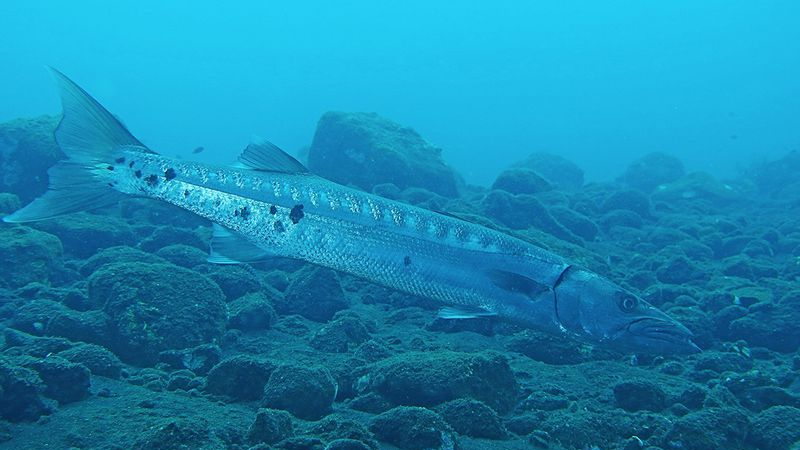
%> input picture Sample_Dataset/SAUD/Benchmark/Raw/group_1/1.png, 800 x 450 px
$ octave --eval "result = UISM(imread('../../Sample_Dataset/SAUD/Benchmark/Raw/group_1/1.png'));"   (GNU Octave 9; MATLAB toolbox functions it lacks are replaced by stand-ins)
%> lines starting %> are read from the running program, lines starting %| are printed output that depends on the picture
function F_EQ = UISM(img)
Ir = double(img(:,:,1));
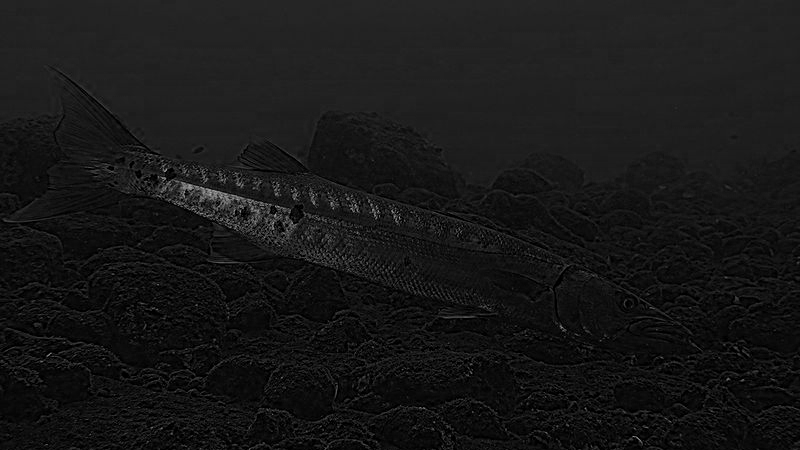
%> Ir: size 450x800 double; min 0, max 173, mean 22.9
Ig = double(img(:,:,2));
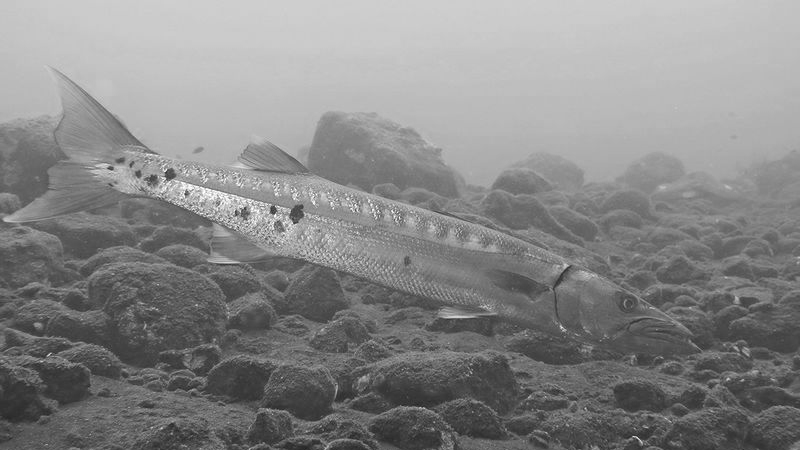
%> Ig: size 450x800 double; min 33, max 255, mean 134.8
Ib = double(img(:,:,3));
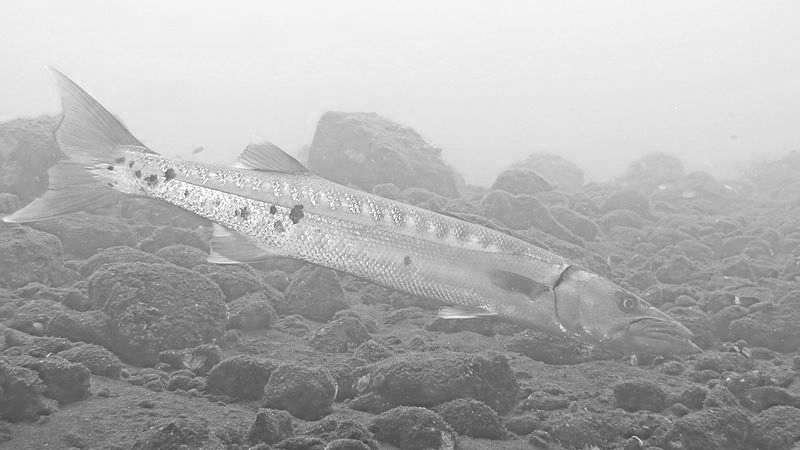
%> Ib: size 450x800 double; min 60, max 255, mean 175.4

hx=[1 2 1; 0 0 0 ; -1 -2 -1];
hy=[-1 0 1; -2 0 2; -1 0 1];

SobelR = abs(imfilter(Ir, hx, 'replicate', 'same', 'conv') + ...
            imfilter(Ir, hy, 'replicate', 'same', 'conv'));
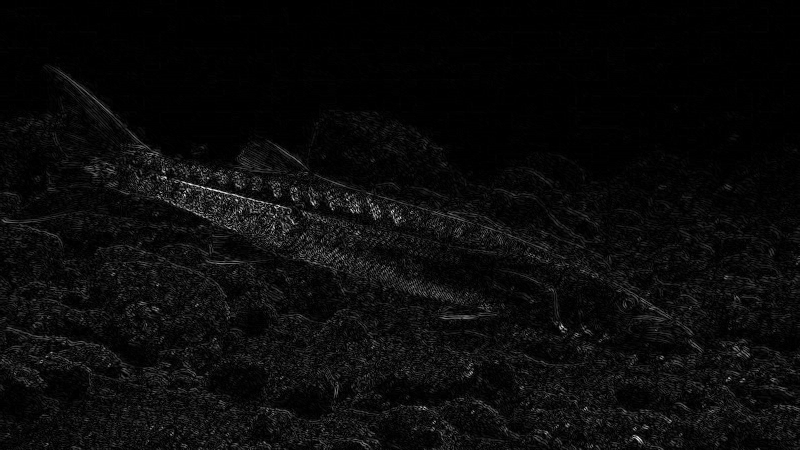
%> SobelR: size 450x800 double; min 0, max 744, mean 32.4; drawn with min black and max white
SobelG = abs(imfilter(Ig, hx, 'replicate', 'same', 'conv') + ...
            imfilter(Ig, hy, 'replicate', 'same', 'conv'));
SobelB = abs(imfilter(Ib, hx, 'replicate', 'same', 'conv') + ...
            imfilter(Ib, hy, 'replicate', 'same', 'conv'));

patchsz = 5;
[m, n] = size(Ir);
%> m = 450; n = 800
% resize the input image to match the patch size
if mod(m, patchsz) ~= 0 || mod(n, patchsz) ~= 0
    SobelR = imresize(SobelR, [m - mod(m, patchsz) + patchsz, ...
        n - mod(n, patchsz) + patchsz]);
    SobelG = imresize(SobelG, [m - mod(m, patchsz) + patchsz, ...
        n - mod(n, patchsz) + patchsz]);
    SobelB = imresize(SobelB, [m - mod(m, patchsz) + patchsz, ...
        n - mod(n, patchsz) + patchsz]);

    % CRITICAL FIX: Update m and n after resize
    [m, n] = size(SobelR);
end

% The rest is your original code
k1 = m / patchsz;
%> k1 = 90
k2 = n / patchsz;
%> k2 = 160
% calculate the EME value
EMER = 0;
for i = 1 : patchsz : m
    for j = 1 : patchsz : n
        sz = patchsz - 1;
        im = SobelR(i:i+sz,j:j+sz);
        if (max(max(im)) ~= 0 && min(min(im)) ~= 0)
            EMER = EMER + log(max(max(im)) / min(min(im)));
        end
    end
end
%> after the loop, EMER = 21999.4
EMER = 2 / (k1 * k2) * abs(EMER);
%> EMER = 3.06
EMEG = 0;
for i = 1 : patchsz : m
    for j = 1 : patchsz : n
        sz = patchsz - 1;
        im = SobelG(i:i+sz,j:j+sz);
        if (max(max(im)) ~= 0 && min(min(im)) ~= 0)
            EMEG = EMEG + log(max(max(im)) / min(min(im)));
        end
    end
end
%> after the loop, EMEG = 23475.3
EMEG = 2 / (k1 * k2) * abs(EMEG);
%> EMEG = 3.26
EMEB = 0;
for i = 1 : patchsz : m
    for j = 1 : patchsz : n
        sz = patchsz - 1;
        im = SobelB(i:i+sz,j:j+sz);
        if (max(max(im)) ~= 0 && min(min(im)) ~= 0)
            EMEB = EMEB + log(max(max(im)) / min(min(im)));
        end
    end
end
%> after the loop, EMEB = 23379.6
EMEB = 2 / (k1 * k2) * abs(EMEB);
%> EMEB = 3.25
lambdaR = 0.299;
lambdaG = 0.587;
lambdaB = 0.114;
F_EQ = lambdaR * EMER + lambdaG * EMEG + lambdaB * EMEB;
%> F_EQ = 3.2

end

$ run again, on Sample_Dataset/SAUD/Benchmark/Raw/group_1/10.png
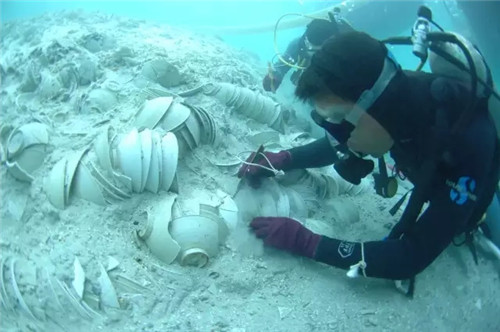
%> input picture Sample_Dataset/SAUD/Benchmark/Raw/group_1/10.png, 500 x 332 px
%> in UISM, `Ib = double(img(:,:,3));`:
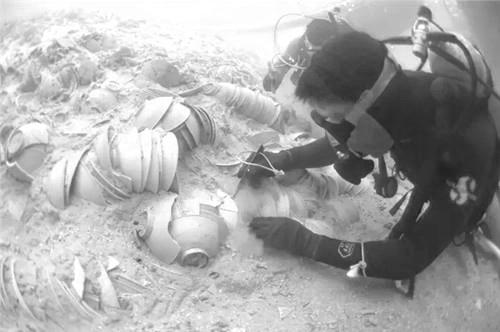
%> Ib: size 332x500 double; min 22, max 255, mean 167.5
%> in UISM, `SobelG = imresize(SobelG, [m - mod(m, patchsz) + patchsz, n - mod(n, p..`:
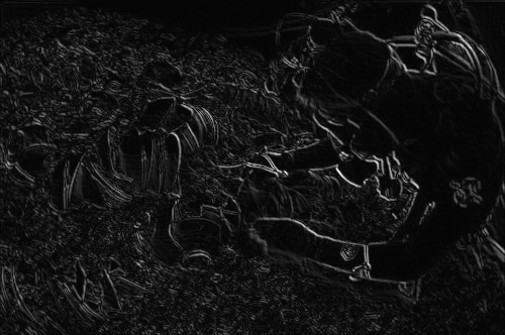
%> SobelG: size 335x505 double; min -18.93, max 847.8, mean 51.6; drawn with min black and max white
%> EMER = 7.11
%> EMEG = 7.12
%> EMEB = 7.05
%> F_EQ = 7.11

$ run again, on Sample_Dataset/SAUD/Benchmark/Raw/group_1/11.png
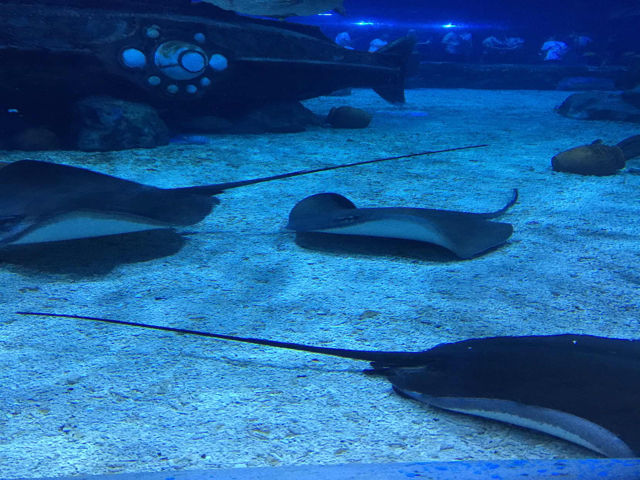
%> input picture Sample_Dataset/SAUD/Benchmark/Raw/group_1/11.png, 640 x 480 px
%> in UISM, `Ib = double(img(:,:,3));`:
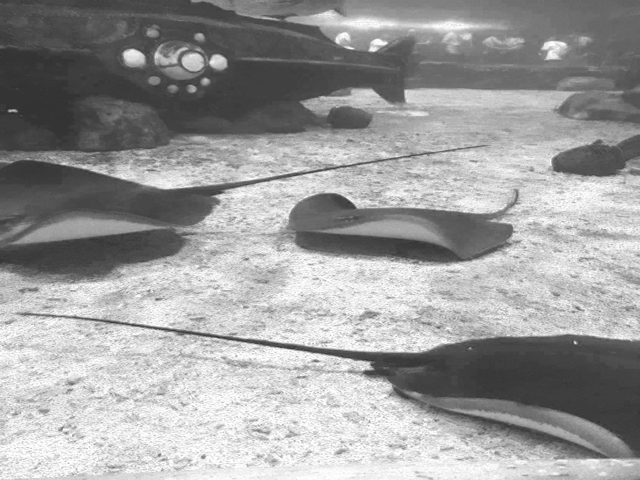
%> Ib: size 480x640 double; min 42, max 255, mean 156.7
%> in UISM, `SobelB = abs(imfilter(Ib, hx, 'replicate', 'same', 'conv') + imfilter(..`:
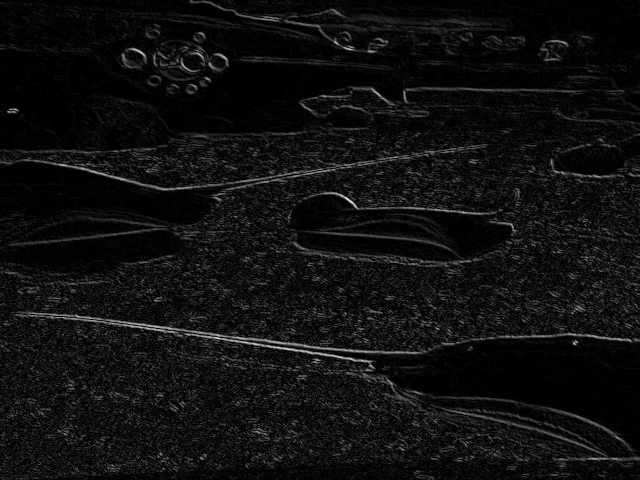
%> SobelB: size 480x640 double; min 0, max 926, mean 59.3; drawn with min black and max white
%> after the loop in UISM, `for i = 1 : patchsz : m`: EMER = 22873.2
%> in UISM, `EMER = 2 / (k1 * k2) * abs(EMER);`: EMER = 3.72
%> after the loop in UISM, `for i = 1 : patchsz : m`: EMEG = 27387.1
%> in UISM, `EMEG = 2 / (k1 * k2) * abs(EMEG);`: EMEG = 4.46
%> after the loop in UISM, `for i = 1 : patchsz : m`: EMEB = 27203.7
%> in UISM, `EMEB = 2 / (k1 * k2) * abs(EMEB);`: EMEB = 4.43
%> F_EQ = 4.23

$ run again, on Sample_Dataset/SAUD/Benchmark/Raw/group_1/12.png
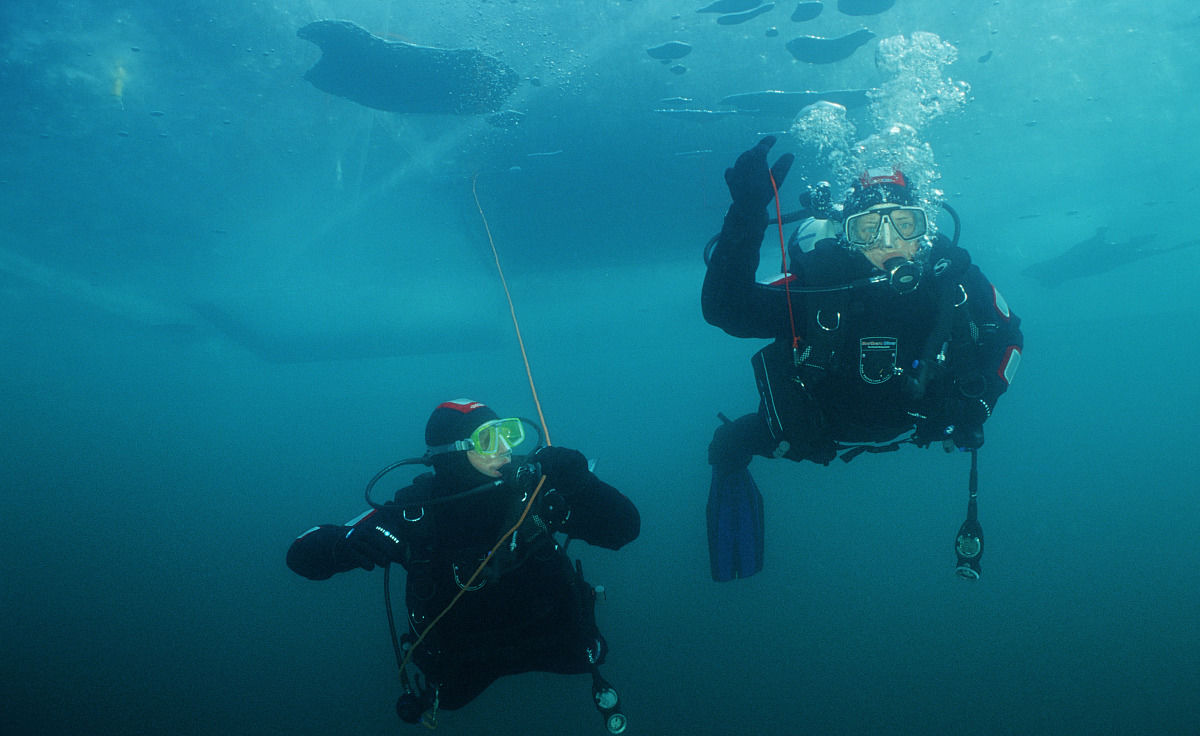
%> input picture Sample_Dataset/SAUD/Benchmark/Raw/group_1/12.png, 1200 x 736 px
%> in UISM, `Ib = double(img(:,:,3));`:
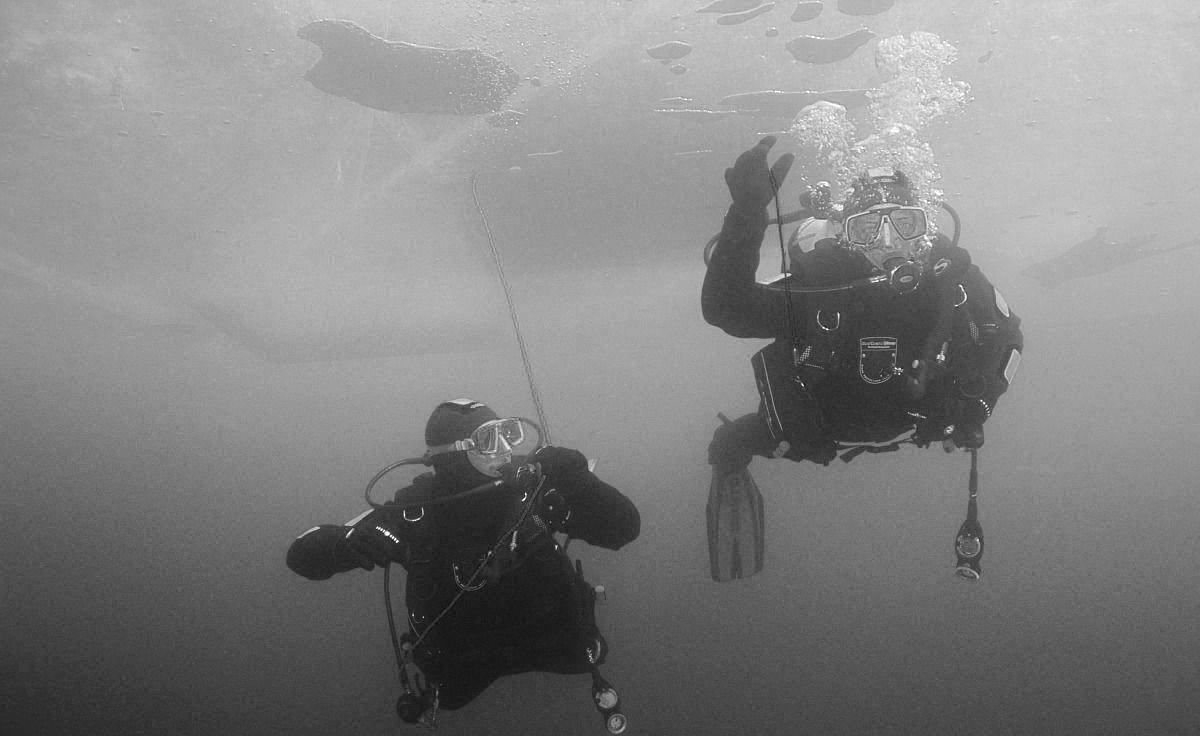
%> Ib: size 736x1200 double; min 11, max 255, mean 130.4
%> in UISM, `SobelR = abs(imfilter(Ir, hx, 'replicate', 'same', 'conv') + imfilter(..`:
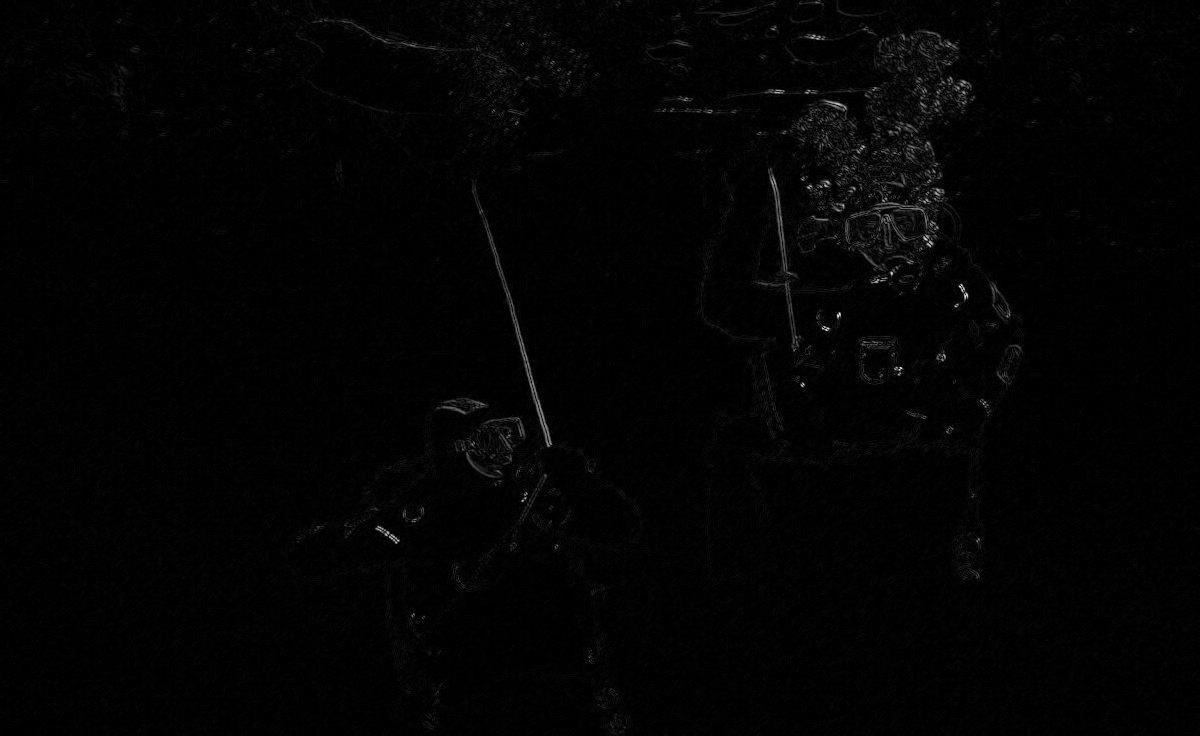
%> SobelR: size 736x1200 double; min 0, max 1100, mean 15.6; drawn with min black and max white
%> EMER = 7
%> EMEG = 7.11
%> EMEB = 7.07
%> F_EQ = 7.08
